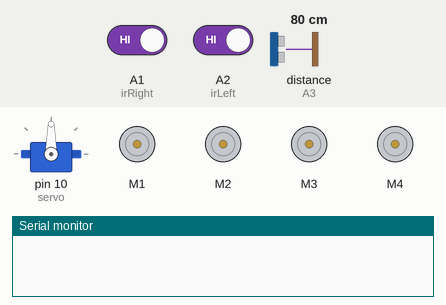
A sketch run on a simulated Arduino Uno, built with avr-gcc and run on an emulated ATmega328P. Shown: servo, 4 × DC motor (green arrow = forward, orange = backward, longer = faster), the last lines printed to the serial monitor. The test bench sets the inputs (shaded band); at power-on: A1 (irRight) HIGH, distance to the obstacle (sensor on A3) 80 cm, A2 (irLeft) HIGH. The echo pulse lasts 58.3 µs per cm.

Above: at 1.2 s.
1.3 s: A1 (irRight) driven LOW
At 1.9 s:
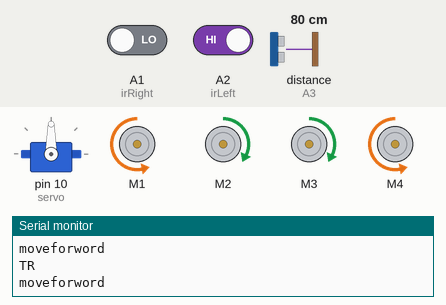
2.8 s: distance to the obstacle (sensor on A3) set to 2 cm
At 5.2 s:
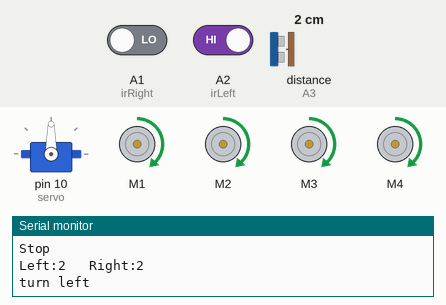
5.8 s: A2 (irLeft) driven LOW
At 6.5 s:
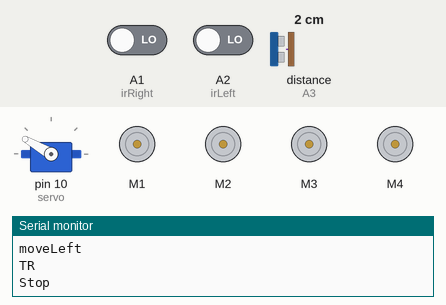
8.8 s: A2 (irLeft) driven HIGH
At 8.8 s:
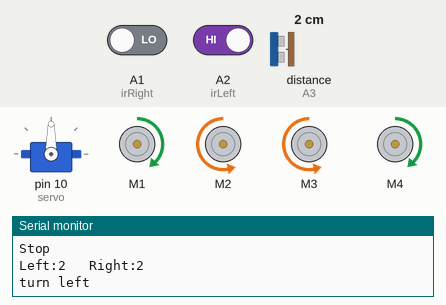
Timing chart, 0 to 11.8 s (numbered marks = the images above; inputs shaded):
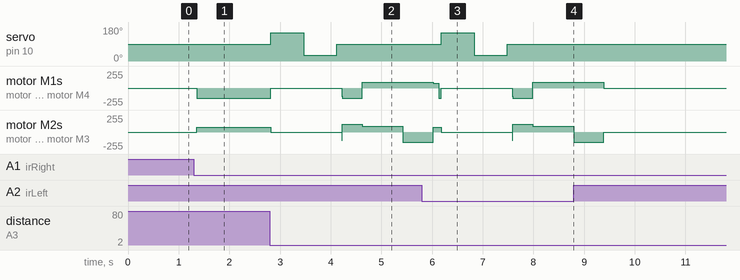

The sketch:

Line_Following_Car.ino
```cpp
#include <NewPing.h>
#include <Servo.h>
#include <AFMotor.h>

//hc-sr04 sensor
#define TRIGGER_PIN A4
#define ECHO_PIN A3
#define max_distance 50

//ir sensor
#define irLeft A2
#define irRight A1

//motor
#define MAX_SPEED 10
#define MAX_SPEED_OFFSET 20

Servo servo;

NewPing sonar(TRIGGER_PIN, ECHO_PIN, max_distance);

AF_DCMotor motor1(1, MOTOR12_1KHZ);
AF_DCMotor motor2(2, MOTOR12_1KHZ);
AF_DCMotor motor3(3, MOTOR34_1KHZ);
AF_DCMotor motor4(4, MOTOR34_1KHZ);

int distance = 0;
int leftDistance;
int rightDistance;
boolean object;

void setup() {
  Serial.begin(9600);
  pinMode(irLeft, INPUT);
  pinMode(irRight, INPUT);
  servo.attach(10);
  servo.write(90);
}

void loop() {

  if (digitalRead(irLeft) == 0 && digitalRead(irRight) == 0 ) {
    objectAvoid();
    //forword
  }
  else if (digitalRead(irLeft) == 0 && digitalRead(irRight) == 1 ) {
    objectAvoid();
    Serial.println("TL");
    //leftturn
    moveLeft();
  }
  else if (digitalRead(irLeft) == 1 && digitalRead(irRight) == 0 ) {
    objectAvoid();
    Serial.println("TR");
    //rightturn
    moveRight();
  }
  else if (digitalRead(irLeft) == 1 && digitalRead(irRight) == 1 ) {
    //Stop
    Stop();
  }
}

void objectAvoid() {
  distance = getDistance();
  if (distance <= 30) {
    //stop
    Stop();
    Serial.println("Stop");

    lookLeft();
    lookRight();
    delay(100);
    if (rightDistance <= leftDistance) {
      //left
      object = true;
      turn();
      Serial.println("moveLeft");
    } else {
      //right
      object = false;
      turn();
      Serial.println("moveRight");
    }
    delay(100);
  }
  else {
    //forword
    Serial.println("moveforword");
    moveForward2();
  }
}

int getDistance() {
  delay(50);
  int cm = sonar.ping_cm();
  if (cm == 0) {
    cm = 100;
  }
  return cm;
}

int lookLeft () {
  //lock left
  servo.write(150);
  delay(500);
  leftDistance = getDistance();
  delay(100);
  servo.write(90);
  Serial.print("Left:");
  Serial.print(leftDistance);
  return leftDistance;
  delay(100);
}

int lookRight() {
  //lock right
  servo.write(30);
  delay(500);
  rightDistance = getDistance();
  delay(100);
  servo.write(90);
  Serial.print("   ");
  Serial.print("Right:");
  Serial.println(rightDistance);
  return rightDistance;
  delay(100);
}
void Stop() {
  motor1.run(RELEASE);
  motor2.run(RELEASE);
  motor3.run(RELEASE);
  motor4.run(RELEASE);
}
void moveForward() {
  motor1.setSpeed(90);
  motor2.setSpeed(90);
  motor3.setSpeed(90);
  motor4.setSpeed(90);
  motor1.run(FORWARD);
  motor2.run(FORWARD);
  motor3.run(FORWARD);
  motor4.run(FORWARD);
}

void moveForward2() {
  motor1.setSpeed(70);
  motor2.setSpeed(70);
  motor3.setSpeed(70);
  motor4.setSpeed(70);
  motor1.run(FORWARD);
  motor2.run(FORWARD);
  motor3.run(FORWARD);
  motor4.run(FORWARD);
}

void moveBackward() {
  motor1.setSpeed(120);
  motor2.setSpeed(120);
  motor3.setSpeed(120);
  motor4.setSpeed(120);
  motor1.run(BACKWARD);
  motor2.run(BACKWARD);
  motor3.run(BACKWARD);
  motor4.run(BACKWARD);
}
void moveRight() {
  motor1.setSpeed(150);
  motor4.setSpeed(150);
  motor1.run(BACKWARD);
  motor2.run(FORWARD);
  motor3.run(FORWARD);
  motor4.run(BACKWARD);
}
void moveLeft() {
  motor2.setSpeed(150);
  motor3.setSpeed(150);
  motor1.run(FORWARD);
  motor2.run(BACKWARD);
  motor3.run(BACKWARD);
  motor4.run(FORWARD);
}

void moveRight2() {
  motor1.setSpeed(150);
  motor4.setSpeed(150);
  motor1.run(BACKWARD);
  motor2.run(FORWARD);
  motor3.run(FORWARD);
  motor4.run(BACKWARD);
}
void moveLeft2() {
  motor2.setSpeed(150);
  motor3.setSpeed(150);
  motor1.run(FORWARD);
  motor2.run(BACKWARD);
  motor3.run(BACKWARD);
  motor4.run(FORWARD);
}
void turn() {
  if (object == false) {
    Serial.println("turn Right");
    moveBackward();
    delay(10);
    moveLeft();
    delay(400);
    moveForward();
    delay(800);
    moveRight();
    delay(600);
    if ((digitalRead(irRight) == 1) || (digitalRead(irLeft) == 1)) {
      Stop();
      delay(8000);
      loop();
    }
    else {
      moveForward2();
    }
  }
  else {
    Serial.println("turn left");
    moveBackward();
    delay(10);
    moveRight();
    delay(400);
    moveForward();
    delay(800);
    moveLeft();
    delay(600);
    if ((digitalRead(irRight) == 1) || (digitalRead(irLeft) == 1)) {
      Stop();
      delay(8000);
      loop();
    }
    else {
      moveForward2();
    }
  }
}
```

Measured:
- after the input at 1.3 s, motor M1, motor M4: stopped → backward 150/255 after 0.05 s; motor M2, motor M3: stopped → forward 70/255 after 0.05 s
- after the input at 2.8 s, servo on pin 10 (servo): 90° → 150° at once, → 30° 0.65 s later, → 90° 0.65 s later; motor M1: backward 150/255 → stopped at once, → backward 150/255 1.4 s later, → forward 90/255 0.41 s later
- after the input at 5.8 s, servo on pin 10 (servo): 90° → 150° after 0.38 s, → 30° 0.65 s later, → 90° 0.65 s later
- after the input at 8.8 s, servo on pin 10 (servo): stays 90° (without the input it goes to 150° after 0.74 s)
